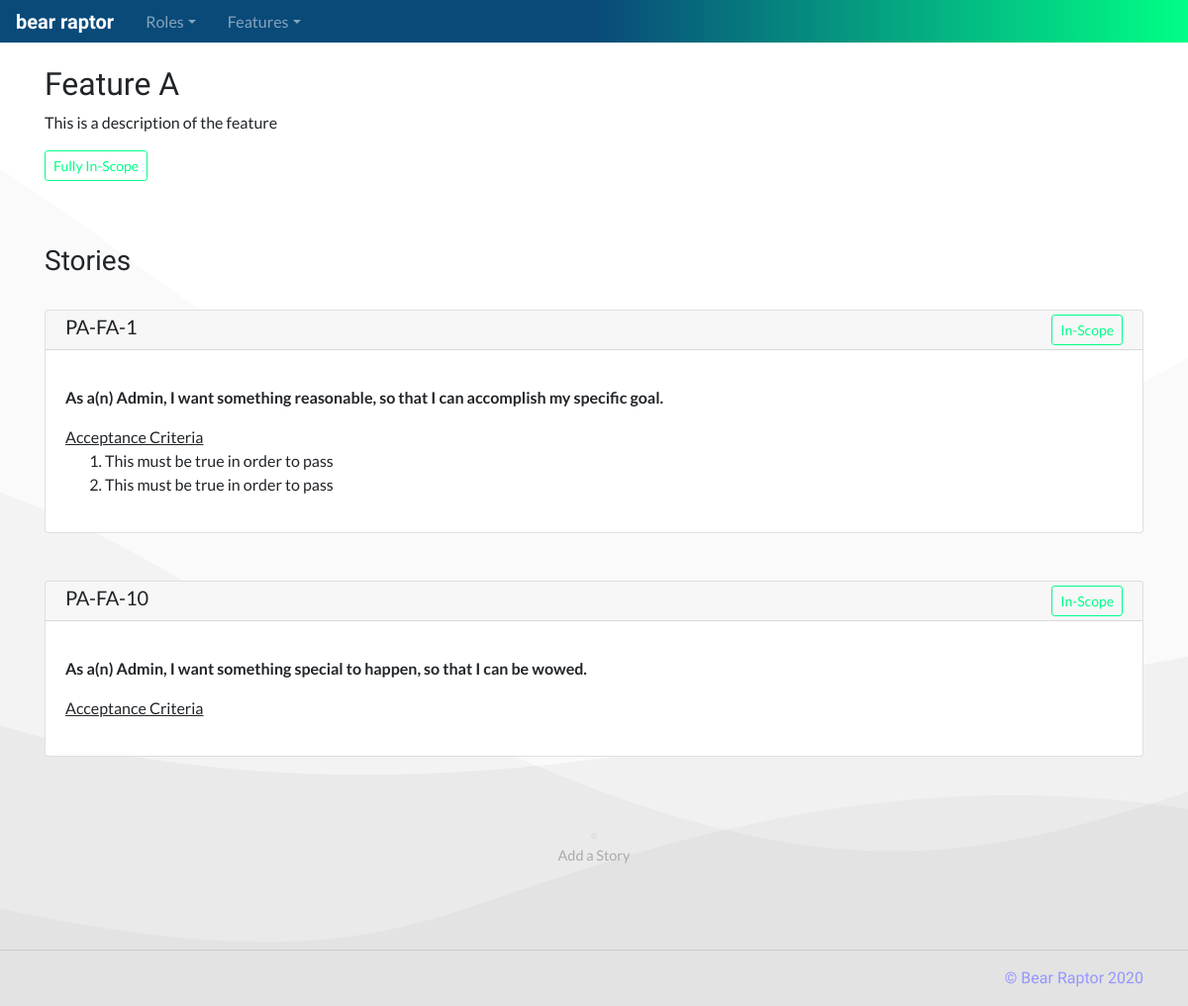
The page /project/1/feature/1 on the database its author committed.
### database_setup.py (models this page shows, shortened)
class Feature(Base):
    __tablename__ = 'feature'
    id = Column(Integer, primary_key=True)
    title = Column(String(250), nullable=False)
    shortname = Column(String(25), nullable=False)
    description = Column(String(500))
    scope = Column(String(25), nullable=False)
    project_id = Column(Integer, ForeignKey('project.id'))
    project = relationship(Project)

class Project(Base):
    __tablename__ = 'project'
    id = Column(Integer, primary_key=True)
    title = Column(String(250), nullable=False)
    shortname = Column(String(25), nullable=False)
    description = Column(String(500))
    status = Column(String(50), nullable=False)

class Story(Base):
    __tablename__ = 'story'
    id = Column(Integer, primary_key=True)
    scope = Column(String(25), nullable=False)
    want = Column(String(500))
    why = Column(String(500))
    role_id = Column(Integer, ForeignKey('role.id'))
    role = relationship(Role)
    feature_id = Column(Integer, ForeignKey('feature.id'))
    feature = relationship(Feature)

class Role(Base):
    __tablename__ = 'role'
    id = Column(Integer, primary_key=True)
    title = Column(String(250), nullable=False)
    description = Column(String(500))
    project_id = Column(Integer, ForeignKey('project.id'))
    project = relationship(Project)

class AcceptanceCriteria(Base):
    __tablename__ = 'acceptancecriteria'
    id = Column(Integer, primary_key=True)
    criteria = Column(String(500))
    story_id = Column(Integer, ForeignKey('story.id'))
    story = relationship(Story)

### app.py (the view)
@app.route('/project/<int:project_id>/feature/<int:feature_id>')
def featurePage(project_id, feature_id):
    project = session.query(Project).filter_by(id=project_id).one()
    roles = session.query(Role).filter_by(project_id=project_id).all()
    feature = session.query(Feature).filter_by(id=feature_id).one()
    features = session.query(Feature).filter_by(project_id=project_id).all()
    featureids = []
    for i in features:
        if i.id == feature.id:
            featureids.append(i.id)
    stories = session.query(Story).filter(Story.feature_id.in_(featureids)).all()
    storyids = []
    for i in stories:
        storyids.append(i.id)
    ac = session.query(AcceptanceCriteria).filter(AcceptanceCriteria.story_id.in_(storyids)).all()
    scope = feature.scope
    if scope == 'in':
        for i in stories:
            if i.scope == 'out':
                scope = 'contains'
    return render_template('feature-page.html', project=project, roles=roles,
                            feature=feature, features=features,
                            stories=stories, ac=ac, scope=scope)

### templates/feature-page.html (shortened to what this page needs)
<!doctype html>
<html lang="en">
  {% include "head.html" %}
  <body>
    {% include "menu.html" %}
    <main role="main">
      <section class="p-4">
        <div class="container">
          <div class="row">
            <div class="col-md-12">
              <h2>{{feature.title}}</h2>
              <p>
                {{feature.description}}
              </p>
              <p>
                {% if scope == 'in' %}
                  <button type="button" class="btn btn-outline-success btn-sm">Fully In-Scope</button>
                {% endif %}
              </p>
            </div>
          </div>
        </div>
      </section>
      <section class="p-4">
        <div class="container">
          <div class="row">
            <div class="col-md-12">
              <h3>Stories</h3>
            </div>
          </div>
          {% for i in stories %}
            <div class="row user-story">
              <div class="col-md-12">
                <div class="card">
                  <h5 class="card-header feature-title">{{project.shortname}}-{{feature.shortname}}-{{i.id}}
                    {% if scope != 'out' %}
                      {% if i.scope == 'in' %}
                        <button type="button" class="btn btn-outline-success btn-sm float-right">In-Scope</button>
                      {% endif %}
                    {% endif %}
                  </h5>
                  <div class="card-body">
                    <p class="card-text">
                      <p>
                        <b>As a(n) {{i.role.title}}, I want {{i.want}}, so that {{i.why}}.</b>
                      </p>
                      <u>Acceptance Criteria</u>
                      <ol>
                        {% for x in ac %}
                          {% if x.story_id == i.id %}
                            <li>{{x.criteria}}</li>
                          {% endif %}
                        {% endfor %}
                      </ol>
                    </p>
                  </div>
                </div>
              </div>
            </div>
          {% endfor %}
          <div class="col-md-12 user-story">
            <div class="card ghost-card">
              <div class="card-body">
                <center>
                  <a type="button" data-toggle="modal" data-target="#create-story" href="#create-story">
                    <img src="../../../static/images/plus.png" width="10%" style="max-width:4rem;max-height:4rem">
                  </a>
                  <p class="card-text">
                    Add a Story
                  </p>
                </center>
              </div>
            </div>
          </div>
        </div>
      </section>
        <hr>
    </main>
    {% include "footer.html" %}
  </body>
</html>

### static/styles-fix.css (style rules this page uses)
body { padding-top: 2.6rem; font-family: 'Lato', sans-serif; background-image: url(images/wave.png); background-repeat: no-repeat; background-position: bottom; }
h1, h2, h3, h4 { font-family: 'Marcellus', serif; }
.user-story { padding-bottom: 1.5rem; padding-top: 1.5rem; }
.btn-outline-success { color: #00ff87; border-color: #00ff87; }
.feature-title { padding: .25rem 1.25rem; }
.ghost-card { border: 0px; display: contents; color: #aaa; font-size: .9rem; }

### rows shown on the page
Feature: title "Feature A", description "This is a description of the feature", shortname "FA"
Story: id "1", scope "In-Scope", role "Admin", want "something reasonable", why "I can accomplish my specific goal"
Project: shortname "PA"
AcceptanceCriteria: criteria "This must be true in order to pass"
AcceptanceCriteria: criteria "This must be true in order to pass"
Story: id "10", scope "In-Scope", role "Admin", want "something special to happen", why "I can be wowed"
